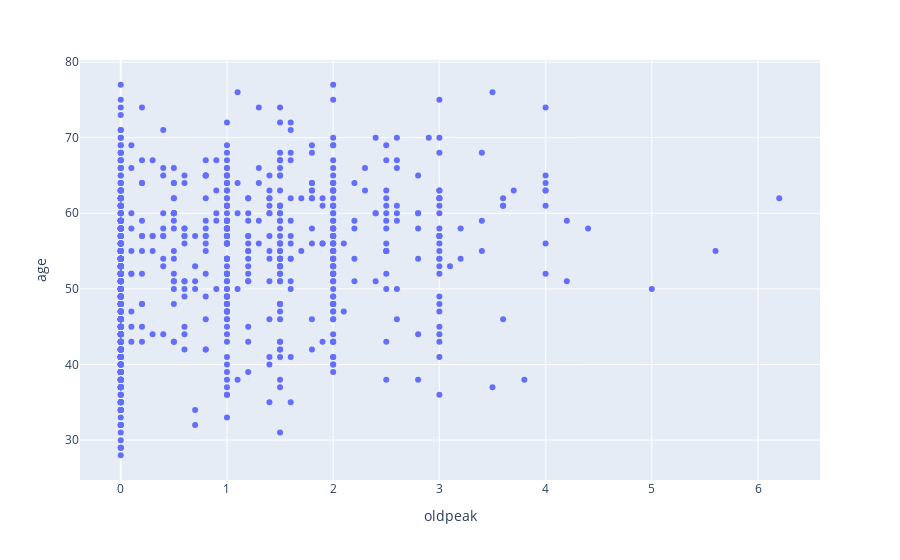

This figure's notebook cell:
### Markdown cell above
>* Here `12` negative values convert in to positive

### Code cell
# scatter plot between oldpeak and age
px.scatter (df,x='oldpeak',y='age')

### Figure 1 — Plotly figure (JSON) as saved in the notebook; plotly's stock layout.template omitted (floating-point values rounded to 4 significant figures; data arrays with more than 128 entries replaced by an {"elided": "..."} marker saying what was removed)
{"data": [{"hovertemplate": "oldpeak=%{x}<br>age=%{y}<extra></extra>", "legendgroup": "", "marker": {"color": "#636efa", "symbol": "circle"}, "mode": "markers", "name": "", "orientation": "v", "showlegend": false, "type": "scatter", "x": {"elided": "918 float values"}, "xaxis": "x", "y": {"elided": "918 int values"}, "yaxis": "y"}], "layout": {"legend": {"tracegroupgap": 0}, "margin": {"t": 60}, "xaxis": {"anchor": "y", "domain": [0, 1], "title": {"text": "oldpeak"}}, "yaxis": {"anchor": "x", "domain": [0, 1], "title": {"text": "age"}}}}
